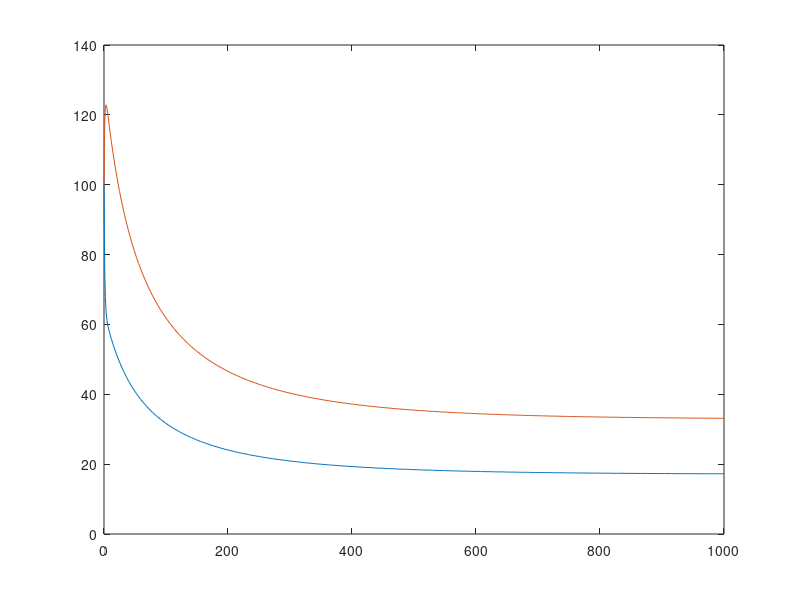

Here is the MATLAB script that generated this plot:
clearvars;

alpha21 = 0.16;
lambda = 0.5;
delta = 0.1;
K = 1e3;

p = @(x) 1-sum(x)/K;

F = @(x) [-lambda*x(1)+alpha21*(1+p(x))*x(2) - delta*x(1);...
           lambda*x(1)-alpha21*x(2)-delta*x(2)];

sol = ode45(@(t,x) F(x),[0 1000],[100;100]);

figure; plot(sol.x,sol.y)